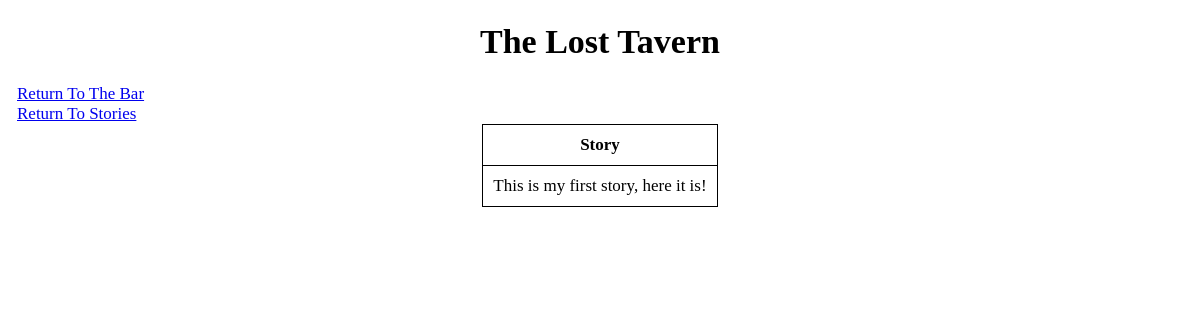
/viewstory/1, run on the app's committed database.
### main.py (models this page shows, shortened)
class NewStory(db.Model):
    id = db.Column(db.Integer, primary_key=True)
    title = db.Column(db.String(200), nullable=False)
    content = db.Column(db.Text, nullable=False)
    date_created = db.Column(db.DateTime, default=datetime.utcnow)

### main.py (the view)
@app.route('/viewstory/<int:id>', methods=['GET'])
def view_story(id):
    story = NewStory.query.get_or_404(id)
    return render_template('view_story.html', story=story)

### templates/view_story.html (shortened to what this page needs)
{% extends 'base.html' %}
{% block body %}
<div class="content">
	<h1 style="text-align: center;">{{ story.title }}</h1>
	<div>
		<a href="/" class="button">Return To The Bar</a>
	</div>
	<div>
		<a href="/story_db/" class="button">Return To Stories</a>
	</div>
	<table class="center">
		<tr>
			<th>Story</th>
		</tr>
		<tr>
			<td>{{ story.content }}</td>
		</tr>
	</table>
</div>
{% endblock %}

### static/css/main.css (style rules this page uses)
body { margin: 17px; font-family: consolas; font-size: 17px; }
table, th, td { border: 1px solid black; border-collapse: collapse; font-family: consolas; }
th { padding: 10px; text-align: center; vertical-align: middle; font-family: consolas; }
td { padding: 10px; text-align: left; vertical-align: middle; font-family: consolas; }
.center { margin-left: auto; margin-right: auto; }

### data on the page
NewStory: title "The Lost Tavern", content "This is my first story, here it is!"
